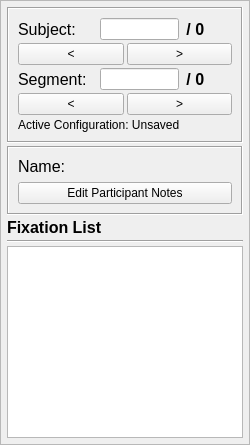
     <widget class="QFrame" name="frameFixationList">
      <property name="enabled">
       <bool>true</bool>
      </property>
      <property name="sizePolicy">
       <sizepolicy hsizetype="Fixed" vsizetype="Preferred">
        <horstretch>0</horstretch>
        <verstretch>0</verstretch>
       </sizepolicy>
      </property>
      <property name="minimumSize">
       <size>
        <width>250</width>
        <height>0</height>
       </size>
      </property>
      <property name="maximumSize">
       <size>
        <width>250</width>
        <height>16777215</height>
       </size>
      </property>
      <property name="frameShape">
       <enum>QFrame::StyledPanel</enum>
      </property>
      <property name="frameShadow">
       <enum>QFrame::Raised</enum>
      </property>
      <layout class="QVBoxLayout" name="verticalLayout">
       <property name="spacing">
        <number>3</number>
       </property>
       <property name="leftMargin">
        <number>6</number>
       </property>
       <property name="topMargin">
        <number>6</number>
       </property>
       <property name="rightMargin">
        <number>6</number>
       </property>
       <property name="bottomMargin">
        <number>6</number>
       </property>
       <item>
        <widget class="QFrame" name="frameSubjectInfo">
         <property name="sizePolicy">
          <sizepolicy hsizetype="Fixed" vsizetype="Preferred">
           <horstretch>0</horstretch>
           <verstretch>0</verstretch>
          </sizepolicy>
         </property>
         <property name="minimumSize">
          <size>
           <width>0</width>
           <height>80</height>
          </size>
         </property>
         <property name="maximumSize">
          <size>
           <width>16777215</width>
           <height>161</height>
          </size>
         </property>
         <property name="frameShape">
          <enum>QFrame::Box</enum>
         </property>
         <property name="frameShadow">
          <enum>QFrame::Sunken</enum>
         </property>
         <layout class="QGridLayout" name="gridLayout">
          <property name="spacing">
           <number>3</number>
          </property>
          <item row="0" column="1">
           <widget class="QLineEdit" name="lineEditParticipant">
            <property name="sizePolicy">
             <sizepolicy hsizetype="Fixed" vsizetype="Preferred">
              <horstretch>0</horstretch>
              <verstretch>0</verstretch>
             </sizepolicy>
            </property>
           </widget>
          </item>
          <item row="4" column="1">
           <widget class="QLineEdit" name="lineEditSegment">
            <property name="sizePolicy">
             <sizepolicy hsizetype="Fixed" vsizetype="Preferred">
              <horstretch>0</horstretch>
              <verstretch>0</verstretch>
             </sizepolicy>
            </property>
           </widget>
          </item>
          <item row="1" column="0" colspan="3">
           <layout class="QHBoxLayout" name="horizontalLayout_4">
            <item>
             <widget class="QPushButton" name="pushButtonParticipantLeft">
              <property name="sizePolicy">
               <sizepolicy hsizetype="Preferred" vsizetype="Fixed">
                <horstretch>0</horstretch>
                <verstretch>0</verstretch>
               </sizepolicy>
              </property>
              <property name="text">
               <string>&lt;</string>
              </property>
             </widget>
            </item>
            <item>
             <widget class="QPushButton" name="pushButtonParticipantRight">
              <property name="sizePolicy">
               <sizepolicy hsizetype="Preferred" vsizetype="Fixed">
                <horstretch>0</horstretch>
                <verstretch>0</verstretch>
               </sizepolicy>
              </property>
              <property name="text">
               <string>&gt;</string>
              </property>
             </widget>
            </item>
           </layout>
          </item>
          <item row="4" column="0">
           <widget class="QLabel" name="ltSegment">
            <property name="minimumSize">
             <size>
              <width>135</width>
              <height>0</height>
             </size>
            </property>
            <property name="font">
             <font>
              <pointsize>12</pointsize>
             </font>
            </property>
            <property name="text">
             <string>Segment:</string>
            </property>
           </widget>
          </item>
          <item row="0" column="0">
           <widget class="QLabel" name="ltSubject">
            <property name="minimumSize">
             <size>
              <width>135</width>
              <height>0</height>
             </size>
            </property>
            <property name="font">
             <font>
              <pointsize>12</pointsize>
             </font>
            </property>
            <property name="text">
             <string>Subject:</string>
            </property>
           </widget>
          </item>
          <item row="4" column="2">
           <widget class="QLabel" name="lSegment">
            <property name="minimumSize">
             <size>
              <width>50</width>
              <height>0</height>
             </size>
            </property>
            <property name="maximumSize">
             <size>
              <width>120</width>
              <height>16777215</height>
             </size>
            </property>
            <property name="font">
             <font>
              <pointsize>12</pointsize>
              <weight>75</weight>
              <bold>true</bold>
             </font>
            </property>
            <property name="text">
             <string> / 0</string>
            </property>
           </widget>
          </item>
          <item row="7" column="0" rowspan="2" colspan="3">
           <layout class="QHBoxLayout" name="horizontalLayout_5">
            <property name="topMargin">
             <number>0</number>
            </property>
            <item>
             <widget class="QPushButton" name="bPrevious">
              <property name="sizePolicy">
               <sizepolicy hsizetype="Preferred" vsizetype="Fixed">
                <horstretch>0</horstretch>
                <verstretch>0</verstretch>
               </sizepolicy>
              </property>
              <property name="text">
               <string>&lt;</string>
              </property>
             </widget>
            </item>
            <item>
             <widget class="QPushButton" name="bNext">
              <property name="text">
               <string>&gt;</string>
              </property>
             </widget>
            </item>
           </layout>
          </item>
          <item row="0" column="2">
           <widget class="QLabel" name="lSubject">
            <property name="minimumSize">
             <size>
              <width>50</width>
              <height>0</height>
             </size>
            </property>
            <property name="maximumSize">
             <size>
              <width>120</width>
              <height>16777215</height>
             </size>
            </property>
            <property name="font">
             <font>
              <pointsize>12</pointsize>
              <weight>75</weight>
              <bold>true</bold>
             </font>
            </property>
            <property name="text">
             <string> / 0</string>
            </property>
           </widget>
          </item>
          <item row="9" column="0" colspan="3">
           <widget class="QLabel" name="lConfigurationStatus">
            <property name="maximumSize">
             <size>
              <width>16777215</width>
              <height>15</height>
             </size>
            </property>
            <property name="text">
             <string>Active Configuration: Unsaved</string>
            </property>
           </widget>
          </item>
         </layout>
        </widget>
       </item>
       <item>
        <widget class="QFrame" name="frameParticipant">
         <property name="maximumSize">
          <size>
           <width>16777215</width>
           <height>70</height>
          </size>
         </property>
         <property name="frameShape">
          <enum>QFrame::Box</enum>
         </property>
         <property name="frameShadow">
          <enum>QFrame::Sunken</enum>
         </property>
         <layout class="QGridLayout" name="gridLayout_4">
          <item row="0" column="0">
           <widget class="QLabel" name="ltName">
            <property name="minimumSize">
             <size>
              <width>135</width>
              <height>0</height>
             </size>
            </property>
            <property name="font">
             <font>
              <pointsize>12</pointsize>
             </font>
            </property>
            <property name="text">
             <string>Name:</string>
            </property>
           </widget>
          </item>
          <item row="0" column="1">
           <widget class="QLabel" name="lSubjectName">
            <property name="font">
             <font>
              <pointsize>12</pointsize>
              <weight>75</weight>
              <bold>true</bold>
             </font>
            </property>
            <property name="text">
             <string/>
            </property>
           </widget>
          </item>
          <item row="2" column="0" colspan="2">
           <widget class="QPushButton" name="bNotes">
            <property name="text">
             <string>Edit Participant Notes</string>
            </property>
           </widget>
          </item>
         </layout>
        </widget>
       </item>
       <item>
        <widget class="QLabel" name="ltFixationList">
         <property name="maximumSize">
          <size>
           <width>16777215</width>
           <height>20</height>
          </size>
         </property>
         <property name="font">
          <font>
           <pointsize>12</pointsize>
           <weight>75</weight>
           <bold>true</bold>
          </font>
         </property>
         <property name="text">
          <string>Fixation List</string>
         </property>
        </widget>
       </item>
       <item>
        <widget class="Line" name="line">
         <property name="orientation">
          <enum>Qt::Horizontal</enum>
         </property>
        </widget>
       </item>
       <item>
        <widget class="QTableView" name="fixationTableView"/>
       </item>
      </layout>
     </widget>
